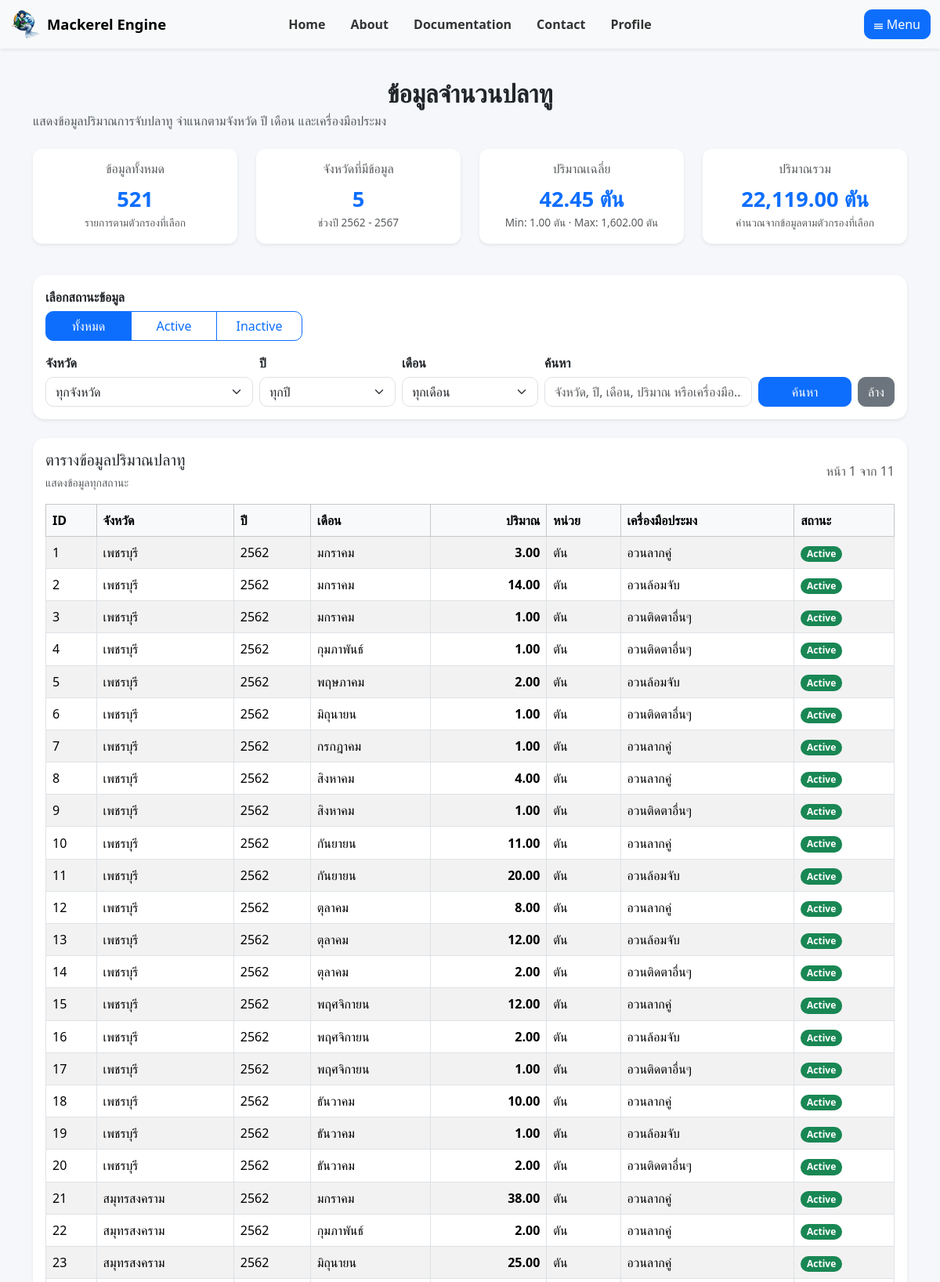
Page /frontend/dataset.php (upper part) on the committed database.
### tables this page shows
CREATE TABLE `catch_mackereldata` (
  `id` int(5) NOT NULL,
  `station_id` int(5) NOT NULL,
  `year` int(5) NOT NULL,
  `month` int(5) NOT NULL,
  `amount` float(100,5) NOT NULL,
  `unit` varchar(50) NOT NULL,
  `equipment_id` int(5) NOT NULL,
  `status` int(1) NOT NULL DEFAULT 1
);

CREATE TABLE `station` (
  `id` int(5) NOT NULL,
  `station_name` varchar(50) NOT NULL,
  `latitude` decimal(10,2) NOT NULL,
  `longitude` decimal(11,2) NOT NULL,
  `depth` decimal(6,2) DEFAULT NULL,
  `type` int(5) NOT NULL,
  `status` int(1) NOT NULL DEFAULT 1
);

CREATE TABLE `equipment` (
  `id` int(5) NOT NULL,
  `name` varchar(50) NOT NULL,
  `impact_level` int(11) NOT NULL,
  `status` int(1) NOT NULL DEFAULT 1
);

### frontend/dataset.php (the view, shortened to what this page needs)
<?php
$db = new connect();
$rows = [];
$recordsPerPage = 50;
$search = isset($_GET['search']) ? trim($_GET['search']) : '';
$statusFilter = isset($_GET['status_filter']) ? trim($_GET['status_filter']) : 'all';
$currentPage = isset($_GET['page']) ? (int) $_GET['page'] : 1;
$offset = ($currentPage - 1) * $recordsPerPage;
$totalRecords = 0;
$totalStations = 0;
$minimumYear = null;
$maximumYear = null;
$totalPages = 1;
$avgAmount = null;
$minAmount = null;
$maxAmount = null;
$totalAmount = null;
$monthNames = [
    1 => 'มกราคม',
    2 => 'กุมภาพันธ์',
    3 => 'มีนาคม',
    4 => 'เมษายน',
    5 => 'พฤษภาคม',
    6 => 'มิถุนายน',
    7 => 'กรกฎาคม',
    8 => 'สิงหาคม',
    9 => 'กันยายน',
    10 => 'ตุลาคม',
    11 => 'พฤศจิกายน',
    12 => 'ธันวาคม'
];
try {
    $conn = $db->conn();
    $conn->setAttribute(PDO::ATTR_ERRMODE, PDO::ERRMODE_EXCEPTION);
    $where = ['1 = 1'];
    $whereSql = 'WHERE ' . implode(' AND ', $where);
    $countSql = "
        SELECT COUNT(*) AS total_records
        FROM catch_mackereldata AS cmd
        LEFT JOIN station AS s ON s.id = cmd.station_id
        LEFT JOIN equipment AS e ON e.id = cmd.equipment_id
        $whereSql
    ";
    $countStatement = $conn->prepare($countSql);
    $countStatement->execute();
    $countResult = $countStatement->fetch(PDO::FETCH_ASSOC);
    $totalRecords = (int) ($countResult['total_records'] ?? 0);
    $totalPages = max(1, (int) ceil($totalRecords / $recordsPerPage));
    $statsSql = "
        SELECT
            AVG(cmd.amount) AS avg_amount,
            MIN(cmd.amount) AS min_amount,
            MAX(cmd.amount) AS max_amount,
            SUM(cmd.amount) AS total_amount
        FROM catch_mackereldata AS cmd
        LEFT JOIN station AS s ON s.id = cmd.station_id
        LEFT JOIN equipment AS e ON e.id = cmd.equipment_id
        $whereSql
    ";
    $statsStatement = $conn->prepare($statsSql);
    $statsStatement->execute();
    $stats = $statsStatement->fetch(PDO::FETCH_ASSOC);
    $avgAmount = $stats['avg_amount'] !== null ? (float) $stats['avg_amount'] : null;
    $minAmount = $stats['min_amount'] !== null ? (float) $stats['min_amount'] : null;
    $maxAmount = $stats['max_amount'] !== null ? (float) $stats['max_amount'] : null;
    $totalAmount = $stats['total_amount'] !== null ? (float) $stats['total_amount'] : null;
    $stationCountSql = "
        SELECT COUNT(DISTINCT cmd.station_id) AS total_stations
        FROM catch_mackereldata AS cmd
        LEFT JOIN station AS s ON s.id = cmd.station_id
        LEFT JOIN equipment AS e ON e.id = cmd.equipment_id
        $whereSql
    ";
    $stationCountStatement = $conn->prepare($stationCountSql);
    $stationCountStatement->execute();
    $stationCountResult = $stationCountStatement->fetch(PDO::FETCH_ASSOC);
    $totalStations = (int) ($stationCountResult['total_stations'] ?? 0);
    $yearRangeSql = "
        SELECT
            MIN(cmd.year) AS minimum_year,
            MAX(cmd.year) AS maximum_year
        FROM catch_mackereldata AS cmd
        LEFT JOIN station AS s ON s.id = cmd.station_id
        LEFT JOIN equipment AS e ON e.id = cmd.equipment_id
        $whereSql
    ";
    $yearRangeStatement = $conn->prepare($yearRangeSql);
    $yearRangeStatement->execute();
    $yearRange = $yearRangeStatement->fetch(PDO::FETCH_ASSOC);
    if ($yearRange && $yearRange['minimum_year'] !== null) {
        $minimumYear = (int) $yearRange['minimum_year'];
        $maximumYear = (int) $yearRange['maximum_year'];
    }
    $dataSql = "
        SELECT
            cmd.id,
            cmd.station_id,
            s.station_name AS province,
            cmd.year,
            cmd.month,
            cmd.amount,
            cmd.unit,
            e.name AS equipment_name,
            cmd.status
        FROM catch_mackereldata AS cmd
        LEFT JOIN station AS s ON s.id = cmd.station_id
        LEFT JOIN equipment AS e ON e.id = cmd.equipment_id
        $whereSql
        ORDER BY cmd.id ASC
        LIMIT :records_per_page
        OFFSET :record_offset
    ";
    $dataStatement = $conn->prepare($dataSql);
    $dataStatement->bindValue(
        ':records_per_page',
        $recordsPerPage,
        PDO::PARAM_INT
    );
    $dataStatement->bindValue(
        ':record_offset',
        $offset,
        PDO::PARAM_INT
    );
    $dataStatement->execute();
    $rows = $dataStatement->fetchAll(PDO::FETCH_ASSOC);
} catch (PDOException $exception) {
    $errorMessage = 'Database error: ' . $exception->getMessage();
} catch (Throwable $exception) {
    $errorMessage = 'System error: ' . $exception->getMessage();
}
?>
<!DOCTYPE html>
<html lang="th">
<head>
    <link
        href="https://cdn.jsdelivr.net/npm/bootstrap@5.3.3/dist/css/bootstrap.min.css"
        rel="stylesheet"
    >
    <link
        rel="stylesheet"
        href="../css/menu.css"
    >
    <link
        rel="stylesheet"
        href="../css/data.css"
    >
</head>
<body>
<?php include 'menu.php'; ?>
<div class="container page-container">
    <div class="mb-4">
        <h2 class="page-title mb-1">
            ข้อมูลจำนวนปลาทู
        </h2>
        <p class="text-muted mb-0">
            แสดงข้อมูลปริมาณการจับปลาทู จำแนกตามจังหวัด ปี เดือน และเครื่องมือประมง
        </p>
    </div>
    <div class="row mb-4">
        <div class="col-md-3 mb-3">
            <div class="card metric-card shadow-sm h-100">
                <div class="card-body text-center">
                    <h6 class="text-muted">ข้อมูลทั้งหมด</h6>
                    <div class="metric-value text-primary">
                        <?= number_format($totalRecords) ?>
                    </div>
                    <div class="metric-sub text-muted">รายการตามตัวกรองที่เลือก</div>
                </div>
            </div>
        </div>
        <div class="col-md-3 mb-3">
            <div class="card metric-card shadow-sm h-100">
                <div class="card-body text-center">
                    <h6 class="text-muted">จังหวัดที่มีข้อมูล</h6>
                    <div class="metric-value text-primary">
                        <?= number_format($totalStations) ?>
                    </div>
                    <div class="metric-sub text-muted">
                        <?php if ($minimumYear !== null): ?>
                            ช่วงปี <?= $minimumYear ?> - <?= $maximumYear ?>
                        <?php else: ?>
                            ไม่พบช่วงปีของข้อมูล
                        <?php endif; ?>
                    </div>
                </div>
            </div>
        </div>
        <div class="col-md-3 mb-3">
            <div class="card metric-card shadow-sm h-100">
                <div class="card-body text-center">
                    <h6 class="text-muted">ปริมาณเฉลี่ย</h6>
                    <div class="metric-value text-primary">
                        <?= $avgAmount !== null
                            ? number_format($avgAmount, 2) . ' ตัน'
                            : '-' ?>
                    </div>
                    <div class="metric-sub text-muted">
                        Min:
                        <?= $minAmount !== null ? number_format($minAmount, 2) . ' ตัน' : '-' ?>
                        · Max:
                        <?= $maxAmount !== null ? number_format($maxAmount, 2) . ' ตัน' : '-' ?>
                    </div>
                </div>
            </div>
        </div>
        <div class="col-md-3 mb-3">
            <div class="card metric-card shadow-sm h-100">
                <div class="card-body text-center">
                    <h6 class="text-muted">ปริมาณรวม</h6>
                    <div class="metric-value text-primary">
                        <?= $totalAmount !== null
                            ? number_format($totalAmount, 2) . ' ตัน'
                            : '-' ?>
                    </div>
                    <div class="metric-sub text-muted">
                        คำนวณจากข้อมูลตามตัวกรองที่เลือก
                    </div>
                </div>
            </div>
        </div>
    </div>
    <div class="card shadow-sm border-0 mb-4">
        <div class="card-body">
            <form method="get" action="dataset.php">
                <div class="mb-3">
                    <div class="filter-label">
                        เลือกสถานะข้อมูล
                    </div>
                    <div class="btn-group metric-tabs flex-wrap" role="group">
                        <label class="btn btn-outline-primary" for="statusAll">
                            ทั้งหมด
                        </label>
                        <label class="btn btn-outline-primary" for="statusActive">
                            Active
                        </label>
                        <label class="btn btn-outline-primary" for="statusInactive">
                            Inactive
                        </label>
                    </div>
                </div>
                <div class="row g-2">
                    <div class="col-lg-3 col-md-6">
                        <label class="filter-label">จังหวัด</label>
                        <select name="station_id" class="form-select">
                            <option value="0">ทุกจังหวัด</option>
                        </select>
                    </div>
                    <div class="col-lg-2 col-md-6">
                        <label class="filter-label">ปี</label>
                        <select name="year" class="form-select">
                            <option value="0">ทุกปี</option>
                        </select>
                    </div>
                    <div class="col-lg-2 col-md-6">
                        <label class="filter-label">เดือน</label>
                        <select name="month" class="form-select">
                            <option value="0">ทุกเดือน</option>
                        </select>
                    </div>
                    <div class="col-lg-3 col-md-6">
                        <label class="filter-label">ค้นหา</label>
                        <input
                            type="text"
                            name="search"
                            class="form-control"
                            placeholder="จังหวัด, ปี, เดือน, ปริมาณ หรือเครื่องมือ..."
                            value="<?= htmlspecialchars($search, ENT_QUOTES, 'UTF-8') ?>"
                        >
                    </div>
                    <div class="col-lg-2 col-md-12 d-flex align-items-end gap-2">
                        <button
                            type="submit"
                            class="btn btn-primary flex-fill"
                        >
                            ค้นหา
                        </button>
                        <a
                            href="dataset.php"
                            class="btn btn-secondary"
                        >
                            ล้าง
                        </a>
                    </div>
                </div>
            </form>
        </div>
    </div>
    <div class="card shadow-sm border-0">
        <div class="card-body">
            <div class="d-flex justify-content-between align-items-center flex-wrap mb-3">
                <div>
                    <h5 class="mb-1">
                        ตารางข้อมูลปริมาณปลาทู
                    </h5>
                    <small class="text-muted">
                        <?php if ($statusFilter === 'active'): ?>
                            แสดงเฉพาะข้อมูล Active
                        <?php elseif ($statusFilter === 'inactive'): ?>
                            แสดงเฉพาะข้อมูล Inactive
                        <?php else: ?>
                            แสดงข้อมูลทุกสถานะ
                        <?php endif; ?>
                    </small>
                </div>
                <span class="text-muted">
                    หน้า <?= number_format($currentPage) ?>
                    จาก <?= number_format($totalPages) ?>
                </span>
            </div>
            <div class="table-responsive">
                <table class="table table-striped table-hover table-bordered align-middle dataset-table">
                    <thead class="table-light">
                        <tr>
                            <th>ID</th>
                            <th>จังหวัด</th>
                            <th>ปี</th>
                            <th>เดือน</th>
                            <th class="text-end">ปริมาณ</th>
                            <th>หน่วย</th>
                            <th>เครื่องมือประมง</th>
                            <th>สถานะ</th>
                        </tr>
                    </thead>
                    <tbody>
                    <?php if (!empty($rows)): ?>
                        <?php foreach ($rows as $row): ?>
                            <?php
                                $monthNumber = (int) $row['month'];
                                $monthName = $monthNames[$monthNumber] ?? (string) $monthNumber;
                            ?>
                            <tr>
                                <td>
                                    <?= (int) $row['id'] ?>
                                </td>
                                <td>
                                    <?= htmlspecialchars(
                                        $row['province'] ?? '-',
                                        ENT_QUOTES,
                                        'UTF-8'
                                    ) ?>
                                </td>
                                <td>
                                    <?= (int) $row['year'] ?>
                                </td>
                                <td>
                                    <?= htmlspecialchars(
                                        $monthName,
                                        ENT_QUOTES,
                                        'UTF-8'
                                    ) ?>
                                </td>
                                <td class="text-end value-amount">
                                    <?= number_format(
                                        (float) $row['amount'],
                                        2
                                    ) ?>
                                </td>
                                <td>
                                    <?= htmlspecialchars(
                                        $row['unit'] ?? '-',
                                        ENT_QUOTES,
                                        'UTF-8'
                                    ) ?>
                                </td>
                                <td>
                                    <?= htmlspecialchars(
                                        trim($row['equipment_name'] ?? '-'),
                                        ENT_QUOTES,
                                        'UTF-8'
                                    ) ?>
                                </td>
                                <td>
                                    <?php if ((int) $row['status'] === 1): ?>
                                        <span class="badge bg-success">
                                            Active
                                        </span>
                                    <?php else: ?>
                                        <span class="badge bg-secondary">
                                            Inactive
                                        </span>
                                    <?php endif; ?>
                                </td>
                            </tr>
                        <?php endforeach; ?>
                    <?php endif; ?>
                    </tbody>
                </table>
            </div>
        </div>
    </div>
</div>
</body>
</html>

### rows in the picture
catch_mackereldata: id "1", station.station_name "เพชรบุรี", year "2562", month "มกราคม", amount "3.00", unit "ตัน", equipment.name "อวนลากคู่", status "Active"
catch_mackereldata: id "2", station.station_name "เพชรบุรี", year "2562", month "มกราคม", amount "14.00", unit "ตัน", equipment.name "อวนล้อมจับ", status "Active"
catch_mackereldata: id "3", station.station_name "เพชรบุรี", year "2562", month "มกราคม", amount "1.00", unit "ตัน", equipment.name "อวนติดตาอื่นๆ", status "Active"
catch_mackereldata: id "4", station.station_name "เพชรบุรี", year "2562", month "กุมภาพันธ์", amount "1.00", unit "ตัน", equipment.name "อวนติดตาอื่นๆ", status "Active"
catch_mackereldata: id "5", station.station_name "เพชรบุรี", year "2562", month "พฤษภาคม", amount "2.00", unit "ตัน", equipment.name "อวนล้อมจับ", status "Active"
catch_mackereldata: id "6", station.station_name "เพชรบุรี", year "2562", month "มิถุนายน", amount "1.00", unit "ตัน", equipment.name "อวนติดตาอื่นๆ", status "Active"
catch_mackereldata: id "7", station.station_name "เพชรบุรี", year "2562", month "กรกฎาคม", amount "1.00", unit "ตัน", equipment.name "อวนลากคู่", status "Active"
catch_mackereldata: id "8", station.station_name "เพชรบุรี", year "2562", month "สิงหาคม", amount "4.00", unit "ตัน", equipment.name "อวนลากคู่", status "Active"
catch_mackereldata: id "9", station.station_name "เพชรบุรี", year "2562", month "สิงหาคม", amount "1.00", unit "ตัน", equipment.name "อวนติดตาอื่นๆ", status "Active"
catch_mackereldata: id "10", station.station_name "เพชรบุรี", year "2562", month "กันยายน", amount "11.00", unit "ตัน", equipment.name "อวนลากคู่", status "Active"
catch_mackereldata: id "11", station.station_name "เพชรบุรี", year "2562", month "กันยายน", amount "20.00", unit "ตัน", equipment.name "อวนล้อมจับ", status "Active"
catch_mackereldata: id "12", station.station_name "เพชรบุรี", year "2562", month "ตุลาคม", amount "8.00", unit "ตัน", equipment.name "อวนลากคู่", status "Active"
catch_mackereldata: id "13", station.station_name "เพชรบุรี", year "2562", month "ตุลาคม", amount "12.00", unit "ตัน", equipment.name "อวนล้อมจับ", status "Active"
catch_mackereldata: id "14", station.station_name "เพชรบุรี", year "2562", month "ตุลาคม", amount "2.00", unit "ตัน", equipment.name "อวนติดตาอื่นๆ", status "Active"
catch_mackereldata: id "15", station.station_name "เพชรบุรี", year "2562", month "พฤศจิกายน", amount "12.00", unit "ตัน", equipment.name "อวนลากคู่", status "Active"
catch_mackereldata: id "16", station.station_name "เพชรบุรี", year "2562", month "พฤศจิกายน", amount "2.00", unit "ตัน", equipment.name "อวนล้อมจับ", status "Active"
catch_mackereldata: id "17", station.station_name "เพชรบุรี", year "2562", month "พฤศจิกายน", amount "1.00", unit "ตัน", equipment.name "อวนติดตาอื่นๆ", status "Active"
catch_mackereldata: id "18", station.station_name "เพชรบุรี", year "2562", month "ธันวาคม", amount "10.00", unit "ตัน", equipment.name "อวนลากคู่", status "Active"
catch_mackereldata: id "19", station.station_name "เพชรบุรี", year "2562", month "ธันวาคม", amount "1.00", unit "ตัน", equipment.name "อวนล้อมจับ", status "Active"
catch_mackereldata: id "20", station.station_name "เพชรบุรี", year "2562", month "ธันวาคม", amount "2.00", unit "ตัน", equipment.name "อวนติดตาอื่นๆ", status "Active"
catch_mackereldata: id "21", station.station_name "สมุทรสงคราม", year "2562", month "มกราคม", amount "38.00", unit "ตัน", equipment.name "อวนลากคู่", status "Active"
catch_mackereldata: id "22", station.station_name "สมุทรสงคราม", year "2562", month "กุมภาพันธ์", amount "2.00", unit "ตัน", equipment.name "อวนลากคู่", status "Active"
catch_mackereldata: id "23", station.station_name "สมุทรสงคราม", year "2562", month "มิถุนายน", amount "25.00", unit "ตัน", equipment.name "อวนลากคู่", status "Active"

### other values in the picture
$totalRecords "521"
$totalStations "5"
$minimumYear "2562"
$maximumYear "2567"
$avgAmount "42.45"
$minAmount "1.00"
$maxAmount "1,602.00"
$totalAmount "22,119.00"
$currentPage "1"
$totalPages "11"
